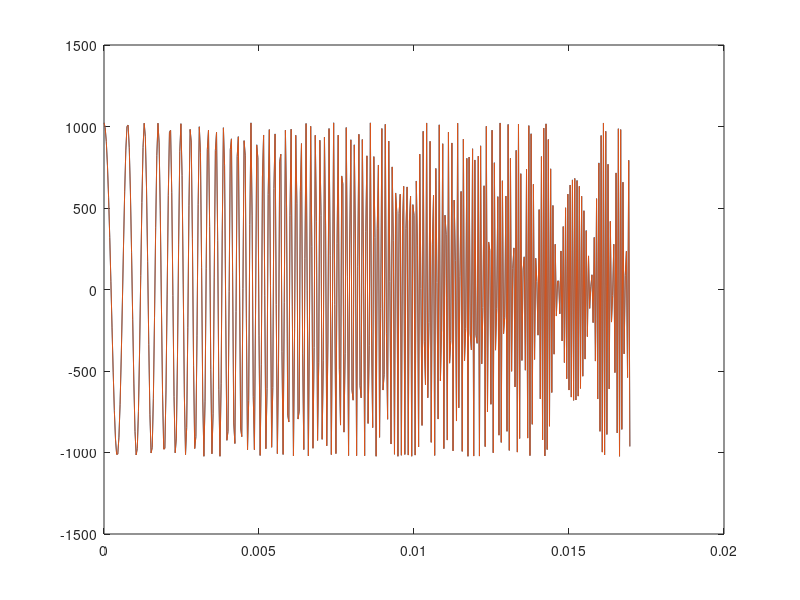

Reproduce this figure in MATLAB.
clearvars
close all

Fs = 27000;
pulse_length = 0.017;
chirp_f0 = 1000;
chirp_f1 = 2000;

max_range = 2^10 - 1;

T_pulse = 0: 1/Fs: pulse_length-1/Fs;
Y_pulse = (max_range * chirp(T_pulse,chirp_f0,pulse_length,15000));
Y_pulse_int = floor(Y_pulse);

plot(T_pulse, Y_pulse)
hold on
plot(T_pulse, Y_pulse_int)

fprintf("q15_t chirp[] = {")
for i = 1:length(Y_pulse_int)-1
   fprintf("%d, ", Y_pulse_int(i));
end
fprintf("%d};\nuint16_t chirp_length = %d;\n", Y_pulse_int(end),length(Y_pulse_int));
